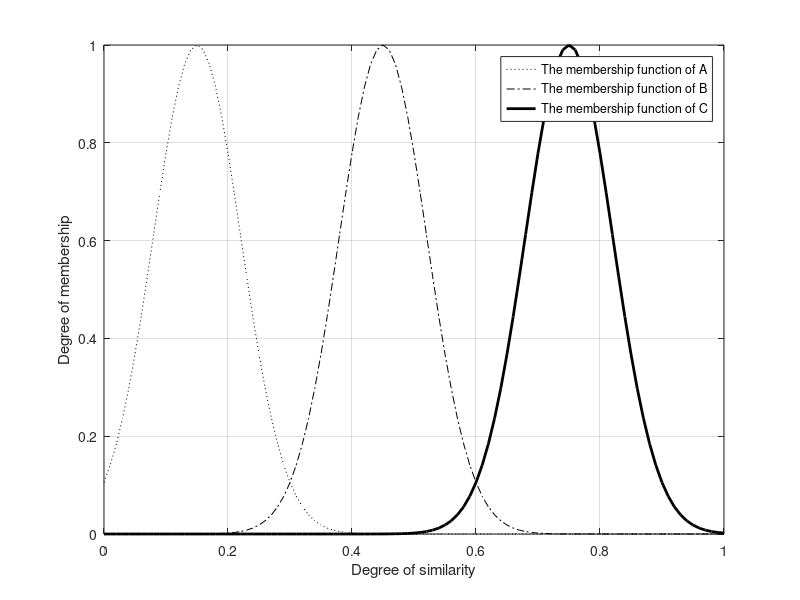

This chart was generated by the following MATLAB code:
% x=0:0.05:1.5;
% a=0.05;
% b=0.95;
% y1=(x-a)./(b-a);
% y1(x<a)=0;
% y1(x>b)=1;
% %subplot(1,3,1);
% plot(x,y1,'-.k','LineWidth',1.5);
% hold on
% y2=0.5+0.5*sin(3.14/(b-a).*(x-(a+b)/2));
% y2(x<a)=0;
% y2(x>b)=1;
% %subplot(1,3,2);
% plot(x,y2,'k','LineWidth',2);
% hold on
% y3=((x-a)./(b-a)).^2;
% y3(x<a)=0;
% y3(x>b)=1;
% %subplot(1,3,3);
% plot(x,y3,':k','LineWidth',2);
% axis([0,1.1,0,1.1]);
% grid on
% legend('Trapezoid distribution','2nd parabolic distribution','Ridge distribution');
% xlabel('Similarity degree');
% ylabel('Influence factor');
x=0:0.01:1;
y1=exp(-((x-0.15)./0.1).^2);
y2=exp(-((x-0.45)./0.1).^2);
y3=exp(-((x-0.75)./0.1).^2);
plot(x,y1,':k',x,y2,'-.k',x,y3,'k','LineWidth',2);
legend('The membership function of A','The membership function of B','The membership function of C')
xlabel('Degree of similarity')
ylabel('Degree of membership')
grid on